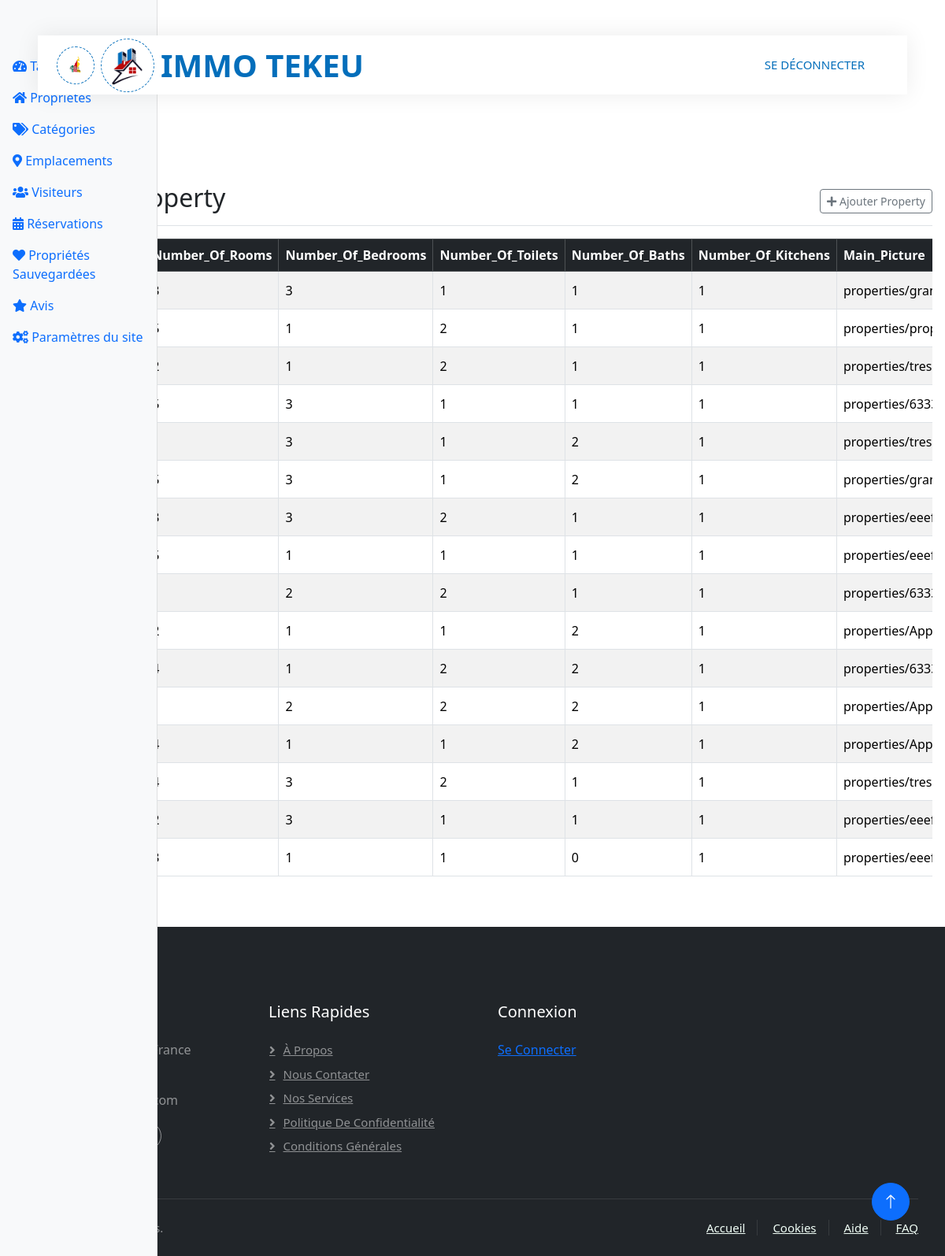
The page /custom-admin/property/ (signed in) on the database its author committed.
### rental/models.py (models this page shows, shortened)
class Property(models.Model):
    CONTRACT_CHOICES = [
        (3, '3 mois'),
        (6, '6 mois'),
        (12, '1 an'),
    ]
    category = models.ForeignKey(PropertyCategory, on_delete=models.PROTECT, verbose_name="Catégorie")
    number_of_rooms = models.PositiveIntegerField(verbose_name="Nombre de pièces", default=1)
    number_of_bedrooms = models.PositiveIntegerField(verbose_name="Nombre de chambres", default=1)
    number_of_toilets = models.PositiveIntegerField(verbose_name="Nombre de toilettes", default=1)
    number_of_baths = models.PositiveIntegerField(verbose_name="Nombre de salles de bain", default=1)
    number_of_kitchens = models.PositiveIntegerField(verbose_name="Nombre de cuisines", default=1)
    main_picture = models.ImageField(upload_to='properties/', verbose_name="Image principale")
    picture_1 = models.ImageField(upload_to='properties/', blank=True, null=True, verbose_name="Image 1")
    picture_2 = models.ImageField(upload_to='properties/', blank=True, null=True, verbose_name="Image 2")
    picture_3 = models.ImageField(upload_to='properties/', blank=True, null=True, verbose_name="Image 3")
    picture_4 = models.ImageField(upload_to='properties/', blank=True, null=True, verbose_name="Image 4")
    picture_5 = models.ImageField(upload_to='properties/', blank=True, null=True, verbose_name="Image 5")
    is_available = models.BooleanField(default=True, verbose_name="Disponible")
    date_available = models.DateField(verbose_name="Date de disponibilité", default=timezone.now)
    price_per_month = models.DecimalField(max_digits=10, decimal_places=2, verbose_name="Prix par mois")
    reservation_price = models.DecimalField(max_digits=10, decimal_places=2, verbose_name="Prix de réservation")
    total_surface_area = models.DecimalField(max_digits=10, decimal_places=2, verbose_name="Surface totale (m²)")
    location = models.ForeignKey(Location, on_delete=models.PROTECT, verbose_name="Emplacement")
    address = models.TextField(verbose_name="Adresse")
    caution_fees = models.DecimalField(max_digits=10, decimal_places=2, verbose_name="Frais de caution")
    contract_period = models.IntegerField(choices=CONTRACT_CHOICES, verbose_name="Période de contrat", default=12)
    description = models.TextField(verbose_name="Description", blank=True)
    class Meta:
        verbose_name = "Propriété"
        verbose_name_plural = "Propriétés"

### custom_admin/views.py (the view)
# urls.py: path('<str:model_name>/', views.model_list, name='model_list'),
@login_required
def model_list(request, model_name):
    try:
        model_class = get_model_class(model_name)
        objects = model_class.objects.all()
        field_names = [field.name for field in model_class._meta.fields if field.name != 'id']
        context = {
            'model_name': model_name,
            'objects': objects,
            'field_names': field_names,
        }
        return render(request, 'custom_admin/model_list.html', context)
    except Http404 as e:
        messages.error(request, str(e))
        return redirect('custom_admin:dashboard')

### custom_admin/templatetags/custom_filters.py (called while the page is built)
@register.filter
def getattribute(obj, attr):
    if hasattr(obj, str(attr)):
        value = getattr(obj, attr)
        if callable(value):
            return value()
        return value
    return ''

### custom_admin/views.py (called while the page is built)
def get_model_class(model_name):
    models = {
        'property': Property,
        'category': PropertyCategory,
        'location': Location,
        'visitor': Visitor,
        'booking': BookingReservation,
        'saved': Saved,
        'rating': Rating,
        'siteparameters': SiteParameters,
    }
    model_class = models.get(model_name.lower())
    if model_class is None:
        raise Http404(f"Model '{model_name}' not found")
    return model_class

### rental/models.py (called while the page is built)
    def __str__(self):
        return self.name

    def __str__(self):
        return self.name

### templates/custom_admin/model_list.html (shortened to what this page needs)
{% extends "custom_admin/base.html" %}
{% load custom_filters %}
{% block content %}
<div class="d-flex justify-content-between flex-wrap flex-md-nowrap align-items-center pt-3 pb-2 mb-3 border-bottom">
    <h1 class="h2">Liste de {{ model_name|title }}</h1>
    <div class="btn-toolbar mb-2 mb-md-0">
        <a href="{% url 'custom_admin:model_create' model_name %}" class="btn btn-sm btn-outline-secondary">
            <i class="fas fa-plus"></i> Ajouter {{ model_name|title }}
        </a>
    </div>
</div>
<div class="table-responsive">
    <table class="table table-hover table-bordered table-striped align-middle">
        <thead class="table-dark">
            <tr>
                <th style="width: 5%;">ID</th>
                {% for field in field_names %}
                    <th style="max-width: 200px;">{{ field|title }}</th>
                {% endfor %}
            </tr>
        </thead>
        <tbody>
            {% for object in objects %}
            <tr>
                <td>{{ object.id }}</td>
                {% for field in field_names %}
                    <td style="max-width: 200px;" class="text-truncate">
                        {% with value=object|getattribute:field %}
                            {% if value|stringformat:"s"|slice:":4" == "http" %}
                                <a href="{{ value }}" target="_blank">Lien</a>
                            {% elif "ImageFieldFile" in value|stringformat:"s" %}
                                {% if value %}
                                    <img src="{{ value.url }}" alt="{{ field }}" class="img-thumbnail" style="max-width: 100px; max-height: 100px;">
                                {% else %}
                                    <span class="text-muted">Pas d'image</span>
                                {% endif %}
                            {% else %}
                                {{ value|default_if_none:"" }}
                            {% endif %}
                        {% endwith %}
                    </td>
                {% endfor %}
            </tr>
            {% empty %}
            <tr>
                <td colspan="{{ field_names|length|add:2 }}" class="text-center">
                    <em>Aucune donnée disponible</em>
                </td>
            </tr>
            {% endfor %}
        </tbody>
    </table>
</div>
{% endblock %}

### static/css/style.css (style rules this page uses)
:root { --primary: #036ebbff; --secondary: #ba0607ff; --light: #EFFDF5; --dark: #0E2E50; --bs-primary: #036ebbff; }
.btn { transition: .5s; }

### rows shown on the page
Property: field_names "3" "1" "1" "1" "properties/grande-cha…"
Property: field_names "1" "2" "1" "1" "properties/property-1.…"
Property: field_names "1" "2" "1" "1" "properties/tres-charm…"
Property: field_names "3" "1" "1" "1" "properties/6333131f-d…"
Property: field_names "3" "1" "2" "1" "properties/tres-charm…"
Property: field_names "3" "1" "2" "1" "properties/grande-cha…"
Property: field_names "3" "2" "1" "1" "properties/eeef8d50-c…"
Property: field_names "1" "1" "1" "1" "properties/eeef8d50-c…"
Property: field_names "2" "2" "1" "1" "properties/6333131f-d…"
Property: field_names "1" "1" "2" "1" "properties/Apparteme…"
Property: field_names "1" "2" "2" "1" "properties/6333131f-d…"
Property: field_names "2" "2" "2" "1" "properties/Apparteme…"
Property: field_names "1" "1" "2" "1" "properties/Apparteme…"
Property: field_names "3" "2" "1" "1" "properties/tres-charm…"
Property: field_names "3" "1" "1" "1" "properties/eeef8d50-c…"
Property: field_names "1" "1" "0" "1" "properties/eeef8d50-c…"

### other values the page prints
{{ model_name|title }} "Property"
{{ field|title }} "Number_Of_Rooms" "Number_Of_Bedrooms" "Number_Of_Toilets" "Number_Of_Baths" "Number_Of_Kitchens" "Main_Picture"
